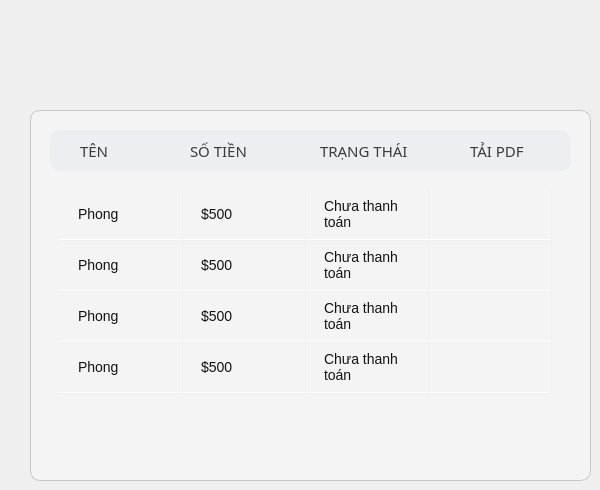
    <widget class="QWidget" name="pgPayment">
     <widget class="QPushButton" name="btnPaymentDownloadRow1">
      <property name="geometry">
       <rect>
        <x>470</x>
        <y>250</y>
        <width>61</width>
        <height>31</height>
       </rect>
      </property>
      <property name="font">
       <font>
        <family>Montserrat</family>
        <pointsize>11</pointsize>
        <weight>50</weight>
        <bold>false</bold>
       </font>
      </property>
      <property name="cursor">
       <cursorShape>PointingHandCursor</cursorShape>
      </property>
      <property name="styleSheet">
       <string notr="true">QPushButton {
	background-color:transparent;
	border:1px;
}</string>
      </property>
      <property name="text">
       <string/>
      </property>
      <property name="icon">
       <iconset>
        <normaloff>C:/Administrator/Downloads/project/images/taimoi.png</normaloff>C:/Administrator/Downloads/project/images/taimoi.png</iconset>
      </property>
      <property name="iconSize">
       <size>
        <width>30</width>
        <height>30</height>
       </size>
      </property>
     </widget>
     <widget class="QPushButton" name="btnPaymentDownloadRow2">
      <property name="geometry">
       <rect>
        <x>470</x>
        <y>300</y>
        <width>61</width>
        <height>31</height>
       </rect>
      </property>
      <property name="font">
       <font>
        <family>Montserrat</family>
        <pointsize>11</pointsize>
        <weight>50</weight>
        <bold>false</bold>
       </font>
      </property>
      <property name="cursor">
       <cursorShape>PointingHandCursor</cursorShape>
      </property>
      <property name="styleSheet">
       <string notr="true">QPushButton {
	background-color:transparent;
	border:1px;
}</string>
      </property>
      <property name="text">
       <string/>
      </property>
      <property name="icon">
       <iconset>
        <normaloff>C:/Administrator/Downloads/project/images/taimoi.png</normaloff>C:/Administrator/Downloads/project/images/taimoi.png</iconset>
      </property>
      <property name="iconSize">
       <size>
        <width>30</width>
        <height>30</height>
       </size>
      </property>
     </widget>
     <widget class="QTableWidget" name="tblPaymentList">
      <property name="geometry">
       <rect>
        <x>60</x>
        <y>190</y>
        <width>501</width>
        <height>261</height>
       </rect>
      </property>
      <property name="styleSheet">
       <string notr="true">QTableWidget {
    background-color: #F4F4F4; 
    border: none; 
    gridline-color: #efefef; 
    font-size: 12px;
    color: #141212;
	font-family: &quot;Inter&quot;; 
    font-size: 14px;                 
}


QTableWidget::item {
    padding-left: 15px; 
    border-bottom: 1px solid #FFFFFF; 
}
</string>
      </property>
      <attribute name="horizontalHeaderVisible">
       <bool>false</bool>
      </attribute>
      <attribute name="horizontalHeaderDefaultSectionSize">
       <number>123</number>
      </attribute>
      <attribute name="verticalHeaderVisible">
       <bool>false</bool>
      </attribute>
      <attribute name="verticalHeaderDefaultSectionSize">
       <number>51</number>
      </attribute>
      <row>
       <property name="text">
        <string>New Row</string>
       </property>
      </row>
      <row>
       <property name="text">
        <string>New Row</string>
       </property>
      </row>
      <row>
       <property name="text">
        <string>New Row</string>
       </property>
      </row>
      <row>
       <property name="text">
        <string>New Row</string>
       </property>
      </row>
      <column>
       <property name="text">
        <string>New Column</string>
       </property>
       <property name="textAlignment">
        <set>AlignCenter</set>
       </property>
      </column>
      <column>
       <property name="text">
        <string>New Column</string>
       </property>
      </column>
      <column>
       <property name="text">
        <string>New Column</string>
       </property>
      </column>
      <column>
       <property name="text">
        <string>New Column</string>
       </property>
      </column>
      <item row="0" column="0">
       <property name="text">
        <string>Phong</string>
       </property>
      </item>
      <item row="0" column="1">
       <property name="text">
        <string>$500</string>
       </property>
      </item>
      <item row="0" column="2">
       <property name="text">
        <string>Chưa thanh toán </string>
       </property>
      </item>
      <item row="0" column="3">
       <property name="text">
        <string/>
       </property>
       <property name="textAlignment">
        <set>AlignCenter</set>
       </property>
      </item>
      <item row="1" column="0">
       <property name="text">
        <string>Phong</string>
       </property>
      </item>
      <item row="1" column="1">
       <property name="text">
        <string>$500</string>
       </property>
      </item>
      <item row="1" column="2">
       <property name="text">
        <string>Chưa thanh toán </string>
       </property>
      </item>
      <item row="1" column="3">
       <property name="text">
        <string/>
       </property>
       <property name="textAlignment">
        <set>AlignCenter</set>
       </property>
      </item>
      <item row="2" column="0">
       <property name="text">
        <string>Phong</string>
       </property>
      </item>
      <item row="2" column="1">
       <property name="text">
        <string>$500</string>
       </property>
      </item>
      <item row="2" column="2">
       <property name="text">
        <string>Chưa thanh toán </string>
       </property>
      </item>
      <item row="2" column="3">
       <property name="text">
        <string/>
       </property>
       <property name="textAlignment">
        <set>AlignCenter</set>
       </property>
      </item>
      <item row="3" column="0">
       <property name="text">
        <string>Phong</string>
       </property>
      </item>
      <item row="3" column="1">
       <property name="text">
        <string>$500</string>
       </property>
      </item>
      <item row="3" column="2">
       <property name="text">
        <string>Chưa thanh toán </string>
       </property>
      </item>
      <item row="3" column="3">
       <property name="text">
        <string/>
       </property>
       <property name="textAlignment">
        <set>AlignCenter</set>
       </property>
      </item>
     </widget>
     <widget class="QPushButton" name="btnPaymentDownloadRow3">
      <property name="geometry">
       <rect>
        <x>470</x>
        <y>350</y>
        <width>61</width>
        <height>31</height>
       </rect>
      </property>
      <property name="font">
       <font>
        <family>Montserrat</family>
        <pointsize>11</pointsize>
        <weight>50</weight>
        <bold>false</bold>
       </font>
      </property>
      <property name="cursor">
       <cursorShape>PointingHandCursor</cursorShape>
      </property>
      <property name="styleSheet">
       <string notr="true">QPushButton {
	background-color:transparent;
	border:1px;
}</string>
      </property>
      <property name="text">
       <string/>
      </property>
      <property name="icon">
       <iconset>
        <normaloff>C:/Administrator/Downloads/project/images/taimoi.png</normaloff>C:/Administrator/Downloads/project/images/taimoi.png</iconset>
      </property>
      <property name="iconSize">
       <size>
        <width>30</width>
        <height>30</height>
       </size>
      </property>
     </widget>
     <widget class="QLabel" name="lblPaymentTableBg">
      <property name="geometry">
       <rect>
        <x>30</x>
        <y>110</y>
        <width>561</width>
        <height>371</height>
       </rect>
      </property>
      <property name="styleSheet">
       <string notr="true">QLabel {
	background-color: #F4F4F4;
	border: 1px solid #c7c7c7;
	border-radius: 10px;
}</string>
      </property>
      <property name="text">
       <string/>
      </property>
     </widget>
     <widget class="QPushButton" name="btnPaymentDownloadRow4">
      <property name="geometry">
       <rect>
        <x>470</x>
        <y>200</y>
        <width>61</width>
        <height>31</height>
       </rect>
      </property>
      <property name="font">
       <font>
        <family>Montserrat</family>
        <pointsize>11</pointsize>
        <weight>50</weight>
        <bold>false</bold>
       </font>
      </property>
      <property name="cursor">
       <cursorShape>PointingHandCursor</cursorShape>
      </property>
      <property name="styleSheet">
       <string notr="true">QPushButton {
	background-color:transparent;
	border:1px;
}</string>
      </property>
      <property name="text">
       <string/>
      </property>
      <property name="icon">
       <iconset>
        <normaloff>C:/Administrator/Downloads/project/images/taimoi.png</normaloff>C:/Administrator/Downloads/project/images/taimoi.png</iconset>
      </property>
      <property name="iconSize">
       <size>
        <width>30</width>
        <height>30</height>
       </size>
      </property>
     </widget>
     <widget class="QFrame" name="frmPaymentHeader">
      <property name="geometry">
       <rect>
        <x>50</x>
        <y>130</y>
        <width>521</width>
        <height>41</height>
       </rect>
      </property>
      <property name="styleSheet">
       <string notr="true">#frmPaymentHeader{
	background-color: #ECEEF1;
	border-radius:10px;
}
QFrame {
	background-color:none;
}</string>
      </property>
      <property name="frameShape">
       <enum>QFrame::StyledPanel</enum>
      </property>
      <property name="frameShadow">
       <enum>QFrame::Raised</enum>
      </property>
      <widget class="QLabel" name="lblPaymentColName">
       <property name="geometry">
        <rect>
         <x>30</x>
         <y>0</y>
         <width>51</width>
         <height>41</height>
        </rect>
       </property>
       <property name="font">
        <font>
         <family>MS Reference Sans Serif</family>
         <pointsize>11</pointsize>
        </font>
       </property>
       <property name="styleSheet">
        <string notr="true">QLabel{
	color: #3B3B3C ;
	background-color: none ;
	border:1px;
	font-family: &quot;MS Reference Sans Serif&quot; ;
	font-size: 11pt;
}</string>
       </property>
       <property name="text">
        <string>TÊN</string>
       </property>
      </widget>
      <widget class="QLabel" name="lblPaymentColAmount">
       <property name="geometry">
        <rect>
         <x>140</x>
         <y>0</y>
         <width>91</width>
         <height>41</height>
        </rect>
       </property>
       <property name="font">
        <font>
         <family>MS Reference Sans Serif</family>
         <pointsize>11</pointsize>
        </font>
       </property>
       <property name="styleSheet">
        <string notr="true">QLabel{
	color: #3B3B3C ;
	background-color: none ;
	border:1px;
	font-family: &quot;MS Reference Sans Serif&quot; ;
	font-size: 11pt;
}</string>
       </property>
       <property name="text">
        <string>SỐ TIỀN</string>
       </property>
      </widget>
      <widget class="QLabel" name="lblPaymentColStatus">
       <property name="geometry">
        <rect>
         <x>270</x>
         <y>0</y>
         <width>111</width>
         <height>41</height>
        </rect>
       </property>
       <property name="font">
        <font>
         <family>MS Reference Sans Serif</family>
         <pointsize>11</pointsize>
        </font>
       </property>
       <property name="styleSheet">
        <string notr="true">QLabel{
	color: #3B3B3C ;
	background-color: none ;
	border:1px;
	font-family: &quot;MS Reference Sans Serif&quot; ;
	font-size: 11pt;
}</string>
       </property>
       <property name="text">
        <string>TRẠNG THÁI</string>
       </property>
      </widget>
      <widget class="QLabel" name="lblPaymentColDownload">
       <property name="geometry">
        <rect>
         <x>420</x>
         <y>0</y>
         <width>71</width>
         <height>41</height>
        </rect>
       </property>
       <property name="font">
        <font>
         <family>MS Reference Sans Serif</family>
         <pointsize>11</pointsize>
        </font>
       </property>
       <property name="styleSheet">
        <string notr="true">QLabel{
	color: #3B3B3C ;
	background-color: none ;
	border:1px;
	font-family: &quot;MS Reference Sans Serif&quot; ;
	font-size: 11pt;
}</string>
       </property>
       <property name="text">
        <string>TẢI PDF</string>
       </property>
      </widget>
     </widget>
     <zorder>lblPaymentTableBg</zorder>
     <zorder>tblPaymentList</zorder>
     <zorder>btnPaymentDownloadRow1</zorder>
     <zorder>btnPaymentDownloadRow2</zorder>
     <zorder>btnPaymentDownloadRow3</zorder>
     <zorder>btnPaymentDownloadRow4</zorder>
     <zorder>frmPaymentHeader</zorder>
    </widget>
